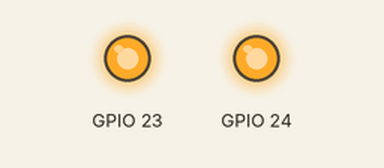
Recording of a program running on a simulated Raspberry Pi (BCM pin numbers). On the bench: output pins drawn as LEDs (lit = HIGH). What the program prints to the terminal is not drawn. At 0.0 s the program stops and its outputs stay as they are.

Above: at 0.1 s.
Timing chart, 0 to 1.5 s (numbered marks = the images above):
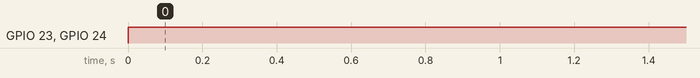

Measured:
- by itself, GPIO 23, GPIO 24: LOW → HIGH at 0.00 s

The program:

2_on.py
```python
#!/usr/bin/python

import RPi.GPIO as GPIO
GPIO.setmode(GPIO.BCM)
GPIO.cleanup()
GPIO.setwarnings(False)
GPIO.setup(23,GPIO.OUT)
GPIO.setup(24,GPIO.OUT)
print "Lights on"
GPIO.output(23,GPIO.HIGH)
GPIO.output(24,GPIO.HIGH)
```
